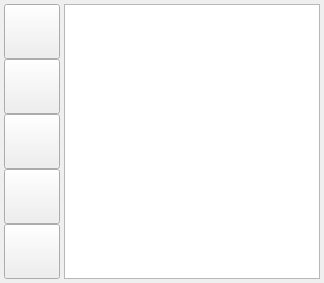
<?xml version="1.0" encoding="UTF-8"?>
<ui version="4.0">
 <class>MainMenuWidget</class>
 <widget class="QWidget" name="MainMenuWidget">
  <property name="geometry">
   <rect>
    <x>0</x>
    <y>0</y>
    <width>324</width>
    <height>283</height>
   </rect>
  </property>
  <layout class="QGridLayout" name="gridLayout">
   <property name="leftMargin">
    <number>4</number>
   </property>
   <property name="topMargin">
    <number>4</number>
   </property>
   <property name="rightMargin">
    <number>4</number>
   </property>
   <property name="bottomMargin">
    <number>4</number>
   </property>
   <property name="horizontalSpacing">
    <number>4</number>
   </property>
   <property name="verticalSpacing">
    <number>0</number>
   </property>
   <item row="0" column="0">
    <widget class="QToolButton" name="toolButton_newProject">
     <property name="toolTip">
      <string>New Project</string>
     </property>
     <property name="icon">
      <iconset resource="resources.qrc">
       <normaloff>:/images/document-new.svg</normaloff>:/images/document-new.svg</iconset>
     </property>
     <property name="iconSize">
      <size>
       <width>48</width>
       <height>48</height>
      </size>
     </property>
    </widget>
   </item>
   <item row="0" column="1" rowspan="5">
    <widget class="QListView" name="listView">
     <property name="editTriggers">
      <set>QAbstractItemView::NoEditTriggers</set>
     </property>
     <property name="alternatingRowColors">
      <bool>true</bool>
     </property>
     <property name="iconSize">
      <size>
       <width>22</width>
       <height>22</height>
      </size>
     </property>
     <property name="textElideMode">
      <enum>Qt::ElideMiddle</enum>
     </property>
    </widget>
   </item>
   <item row="1" column="0">
    <widget class="QToolButton" name="toolButton_openProject">
     <property name="toolTip">
      <string>Open Project</string>
     </property>
     <property name="icon">
      <iconset resource="resources.qrc">
       <normaloff>:/images/document-open.svg</normaloff>:/images/document-open.svg</iconset>
     </property>
     <property name="iconSize">
      <size>
       <width>48</width>
       <height>48</height>
      </size>
     </property>
    </widget>
   </item>
   <item row="2" column="0">
    <widget class="QToolButton" name="toolButton_closeProject">
     <property name="toolTip">
      <string>Close current project</string>
     </property>
     <property name="icon">
      <iconset resource="resources.qrc">
       <normaloff>:/images/document-close.svg</normaloff>:/images/document-close.svg</iconset>
     </property>
     <property name="iconSize">
      <size>
       <width>48</width>
       <height>48</height>
      </size>
     </property>
    </widget>
   </item>
   <item row="3" column="0">
    <widget class="QToolButton" name="toolButton_configure">
     <property name="toolTip">
      <string>Configure</string>
     </property>
     <property name="icon">
      <iconset resource="resources.qrc">
       <normaloff>:/images/configure.svg</normaloff>:/images/configure.svg</iconset>
     </property>
     <property name="iconSize">
      <size>
       <width>48</width>
       <height>48</height>
      </size>
     </property>
    </widget>
   </item>
   <item row="4" column="0">
    <widget class="QToolButton" name="toolButton_help">
     <property name="toolTip">
      <string>Help</string>
     </property>
     <property name="icon">
      <iconset resource="resources.qrc">
       <normaloff>:/images/help-about.svg</normaloff>:/images/help-about.svg</iconset>
     </property>
     <property name="iconSize">
      <size>
       <width>48</width>
       <height>48</height>
      </size>
     </property>
    </widget>
   </item>
  </layout>
 </widget>
 <resources>
  <include location="resources.qrc"/>
 </resources>
 <connections/>
 <slots>
  <signal>projectNew()</signal>
  <signal>projectOpen()</signal>
  <signal>projectClose()</signal>
  <signal>configure()</signal>
  <signal>help()</signal>
  <signal>exit()</signal>
 </slots>
</ui>
